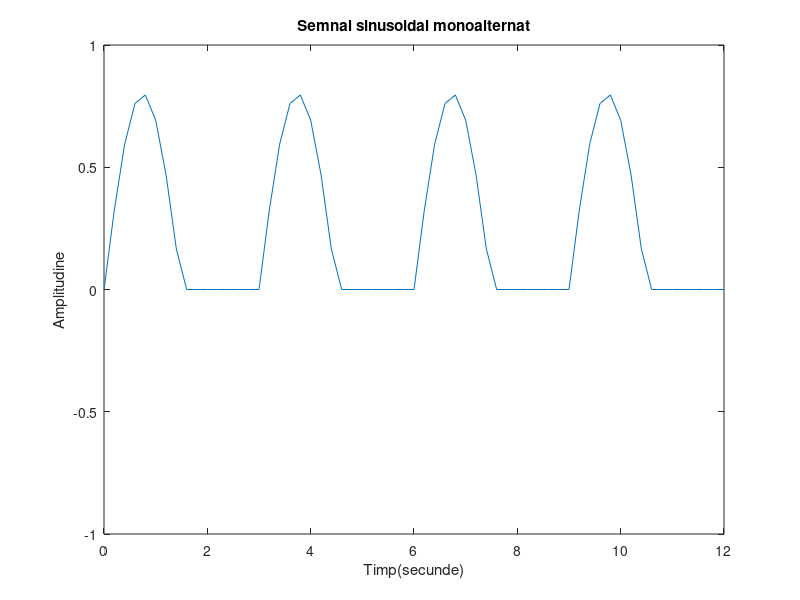

This chart was generated by the following MATLAB code:
t=0:.2:12;
%200ms
y=sin(2*pi*1/3*t);
x=abs(y);
%Folosim functia abs pentru a obtine valoarea absoluta a lui y
z=0.8*((x+y)/2);
plot(t,z);
axis([0 12 -1 1])
xlabel('Timp(secunde)')
ylabel('Amplitudine')
title('Semnal sinusoidal monoalternat')